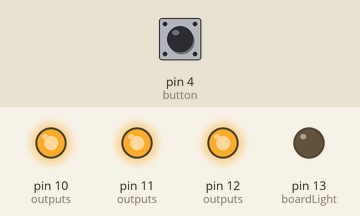
Recording of a sketch running on a simulated Arduino Uno, built with avr-gcc and run on an emulated ATmega328P. Shown: output pins drawn as LEDs (lit = HIGH). Dashed ring = blinking. The test bench sets the inputs (shaded band); at power-on: pin 4 (button) LOW.

Above: at 1.2 s.
1.3 s: pin 4 (button) pulsed HIGH 5 times (0.12 s each, 0.3 s apart)
At 2.07 s:
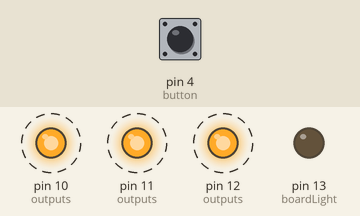
4.3 s: pin 4 (button) pulled HIGH for 0.15 s
At 5.5 s:
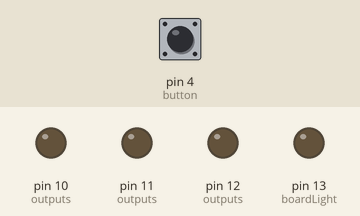
5.9 s: pin 4 (button) pulled HIGH for 1 s
At 6.9 s:
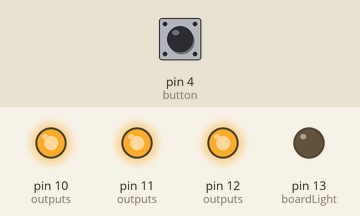
Timing chart, 0 to 8.9 s (numbered marks = the images above; inputs shaded):
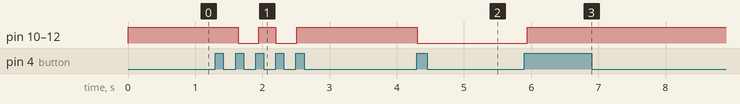

The sketch:

buttoner.ino
```cpp
const int boardLight = 13;

const int button = 4;
const int output1 = 10;
const int output2 = 11;
const int output3 = 12;

const int outputs[] = {output1, output2, output3};

const long bounce = 50; // time in milliseconds to wait
long lastCheck = 0;

int buttonState = HIGH;
boolean lit = false;

void setup() {
//  Serial.begin(9600);

  pinMode(button, INPUT);

  for(int i = 0; i < sizeof(outputs)/sizeof(int); i++) {
    pinMode(outputs[i], OUTPUT);
    digitalWrite(outputs[i], HIGH);
  }

  pinMode(boardLight, OUTPUT);
}

void loop() {
  // If we last checked longer than our bounce time,
  // check for the state.
  if(millis() - lastCheck > bounce) {
    lastCheck = millis();

    // If state changed, update variables.
    int pressed = digitalRead(button);
    if(buttonState != pressed) {
      buttonState = pressed;

      // If our new state is high, flip colors.
      if(buttonState == HIGH) {
        lit = !lit;
        updateLights(lit);
      }
    }
  }

   delay(1);
}

// Writes the state to each light.
void updateLights(int state) {
  for(int i = 0; i < sizeof(outputs)/sizeof(int); i++) {
    pinMode(outputs[i], OUTPUT);
    digitalWrite(outputs[i], state);
  }
}
```

Measured:
- after the input at 1.3 s, pin 10 (outputs), pin 11 (outputs), pin 12 (outputs): alternates HIGH for 0.26 s and LOW for 0.31 s, 4 changes in all, then stays HIGH, starting after 0.34 s
- after the input at 4.3 s, pin 10 (outputs), pin 11 (outputs), pin 12 (outputs): HIGH → LOW at once
- after the input at 5.9 s, pin 10 (outputs), pin 11 (outputs), pin 12 (outputs): LOW → HIGH at once
